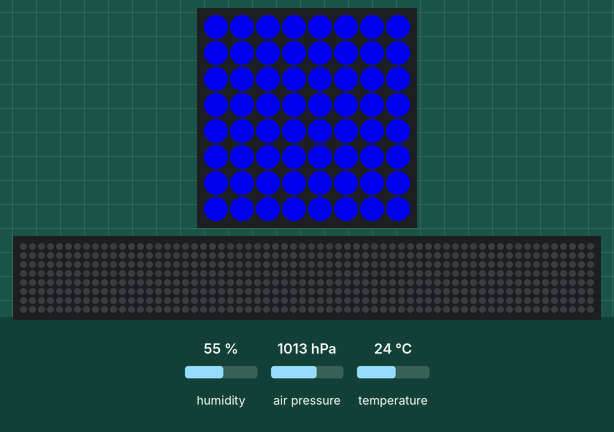
The program below on a simulated Raspberry Pi (BCM pin numbers) with a Sense HAT. Parts: the Sense HAT's 8×8 RGB LED matrix, a strip that is not on the board, showing the scrolling text unrolled. The inputs (shaded band) are chosen by the test bench; at power-on: humidity 55 %, air pressure 1013 hPa, temperature 24 °C. The 64×8 strip is a reading aid, not a part: it shows the text the matrix is scrolling, unrolled, one strip-width of it at a time.

Above: at 0.03 s.
At 0.43 s:
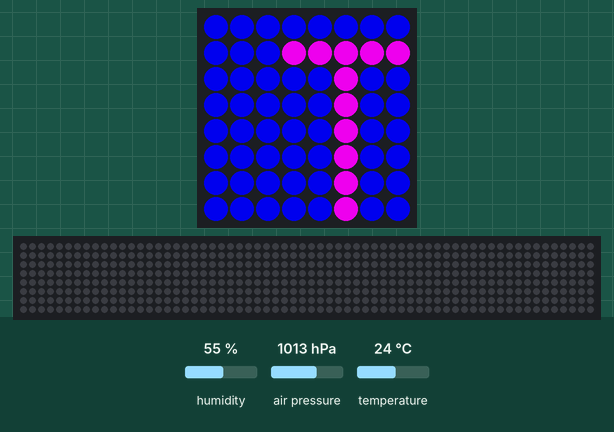
At 13.75 s:
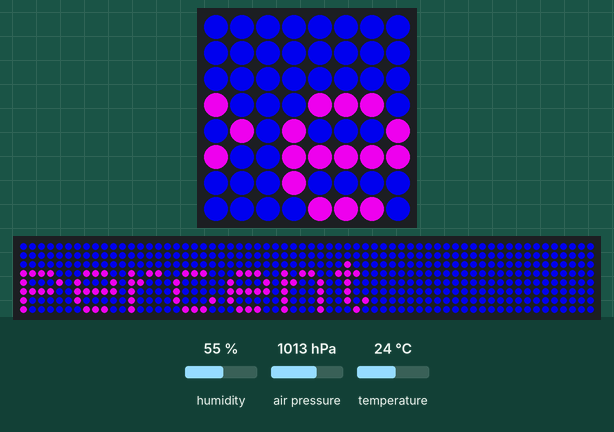
At 27.06 s:
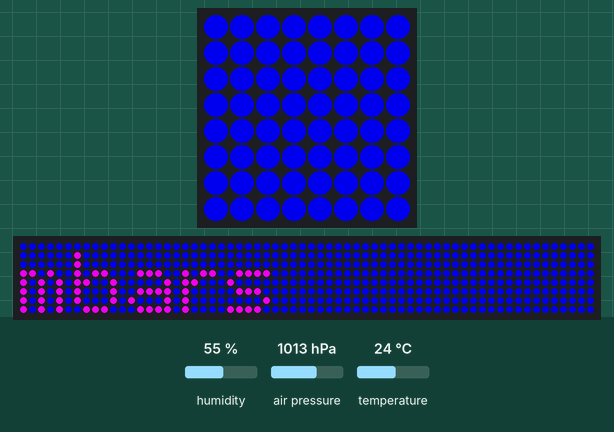
At 32.47 s:
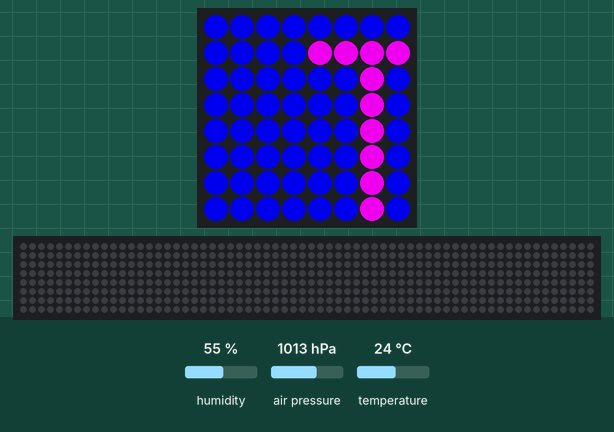
At 39.94 s:
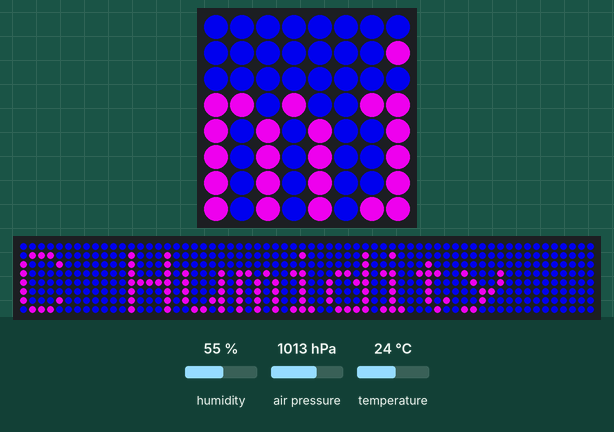

The program:

SenseScript.py
```python
from sense_hat import SenseHat
from time import sleep

sense = SenseHat()

temp = round(sense.get_temperature())
humidity = round(sense.get_humidity())
pressure = round(sense.get_pressure())
message = 'Temp is %d C Humidity is %d percent Pressure is %d mbars' %(temp,humidity,pressure)

def GetValues(Requested):
    if Requested =="Pressure":
        return pressure
    elif Requested=="Humidity":
        return humidity
    elif Requested=="Temp":
        return temp
    else:
        return "N/A"

def DisplayValues():
    sense.show_message(message, scroll_speed=(0.08),text_colour=[200,0,200],back_colour=[0,0,200])
    sense.clear()

if __name__ == '__main__':
    while True:
        DisplayValues()
        sleep(5)
```
